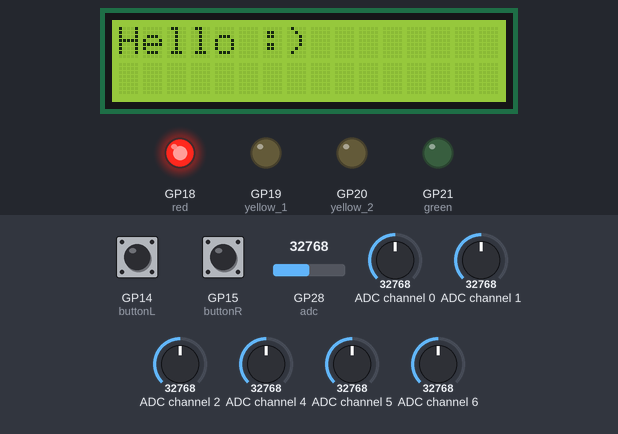
Recording of a program running on a simulated Raspberry Pi Pico running MicroPython. Parts: 16×2 character LCD, output pins drawn as LEDs (lit = HIGH). The inputs (shaded band) are chosen by the test bench; at power-on: GP28 (adc) = 32768, GP14 (buttonL) HIGH, GP15 (buttonR) HIGH, ADC channel 0 = 32768, ADC channel 1 = 32768, ADC channel 2 = 32768, ADC channel 4 = 32768, ADC channel 5 = 32768, ADC channel 6 = 32768 (analog values on the 0–65535 scale). Pins used as bus, display or sensor lines are not drawn; what the program prints to the serial console is not drawn.

Above: at 3.2 s.
3.3 s: GP28 (adc) set to 46560
4.8 s: GP28 (adc) set to 48544
At 6.0 s:
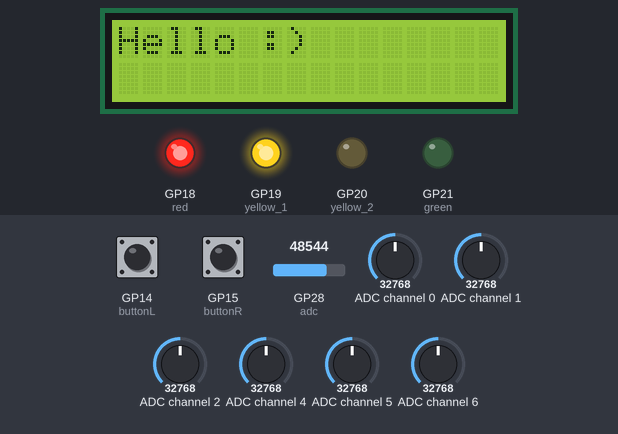
6.3 s: GP28 (adc) set to 51088
7.8 s: GP28 (adc) set to 52352
At 8.6 s:
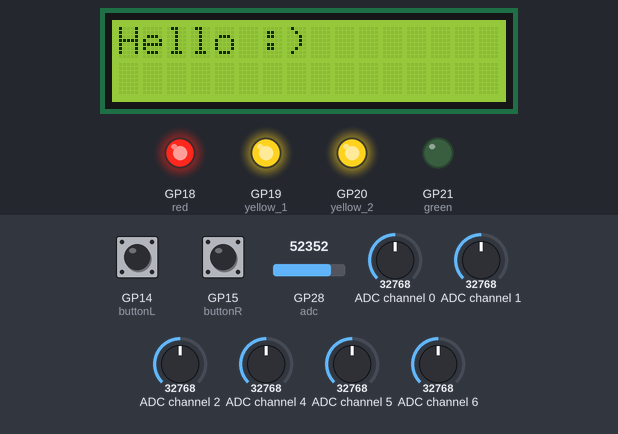
Timing chart, 0 to 10.8 s (numbered marks = the images above; inputs shaded):
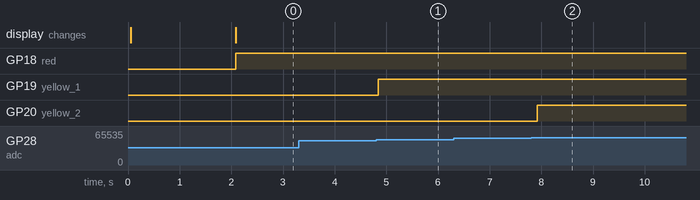

Measured:
- the behaviour switches between 47648 and 47664 on GP28 (adc) (found by bisection; images 0 and 1)
- the behaviour switches between 51616 and 51632 on GP28 (adc) (found by bisection; images 1 and 2)
- after the input at 3.3 s, every drawn part: stays the same
- after the input at 4.8 s, GP19 (yellow_1): LOW → HIGH after 0.05 s
- after the input at 6.3 s, every drawn part: stays the same
- after the input at 7.8 s, GP20 (yellow_2): LOW → HIGH after 0.12 s

The program:

main.py
```python
from machine import Pin, I2C, ADC, UART
from DIYables_MicroPython_LCD_I2C import LCD_I2C
import time
import ads1x15
import struct

# ---- COMMUNICATION MODE ----
USE_WIFI = False  # True = WiFi, False = HC-12
# ----------------------------

START = 0xAA
END = 0x55

i2c0 = I2C(1, scl=Pin(3), sda=Pin(2), freq=400000)
i2c1 = I2C(0, scl=Pin(5), sda=Pin(4), freq=400000)

I2C_ADDR = 0x27
LCD_ROWS = 2
LCD_COLS = 16

lcd = LCD_I2C(i2c0, I2C_ADDR, LCD_ROWS, LCD_COLS)

ads0 = ads1x15.ADS1115(i2c1, 0x48)
ads1 = ads1x15.ADS1115(i2c1, 0x49)

red = Pin(18, Pin.OUT)
yellow_1 = Pin(19, Pin.OUT)
yellow_2 = Pin(20, Pin.OUT)
green = Pin(21, Pin.OUT)

if USE_WIFI:
    import network
    import socket
    SSID = "theseus"
    PASSWORD = "12345678"
    IP = "###.###.#.#" #replace
    PORT = 5005
    wifi = network.WLAN(network.STA_IF)
    wifi.active(True)
    sock = socket.socket(socket.AF_INET, socket.SOCK_DGRAM)
else:
    hc12 = UART(0, baudrate=9600, tx=Pin(16), rx=Pin(17))

time.sleep(2)

lcd.print("Hello :)")

red(1)
yellow_1(1)
yellow_2(1)
green(1)

row_pins = [Pin(p, Pin.IN, Pin.PULL_DOWN) for p in (6,7,8,9)]
col_pins = [Pin(p, Pin.OUT) for p in (10,11,12,13)]

adc = ADC(Pin(28))

key_map = (
    (1,4,7,"*"),
    (2,5,8,"0"),
    (3,6,9,"#"),
    ("A","B","C","D")
)

key_to_bit = {
    1:0, 2:1, 3:2,
    4:3, 5:4, 6:5,
    7:6, 8:7, 9:8,
    "0":9, "*":10, "#":11,
    "A":12, "B":13, "C":14, "D":15
}

buttonL = Pin(14, Pin.IN, Pin.PULL_UP)
buttonR = Pin(15, Pin.IN, Pin.PULL_UP)

red(0)
yellow_1(0)
yellow_2(0)
green(0)

def scan_keypad():
    for c, col in enumerate(col_pins):
        col.on()
        for r, row in enumerate(row_pins):
            if row.value():
                col.off()
                return key_map[r][c]
        col.off()
    return None

def read_voltage(adc, ch):
    raw = adc.read(4, ch)
    return adc.raw_to_v(raw)

def voltage_to_byte(v):
    v = max(0, min(3.3, v))
    return int(v / 3.3 * 255)

def map_value(x, in_min, in_max, out_min, out_max):
    return (x - in_min) * (out_max - out_min) / (in_max - in_min) + out_min

def connect_wifi():
    if wifi.isconnected():
        return True
    print("Connecting wifi...")
    lcd.clear()
    lcd.print("Connecting wifi...")
    try:
        wifi.disconnect()
    except:
        pass
    time.sleep(2)
    wifi.connect(SSID, PASSWORD)
    timeout = 20
    while not wifi.isconnected() and timeout > 0:
        time.sleep(1)
        timeout -= 1
    if wifi.isconnected():
        lcd.clear()
        lcd.print("Connected")
        return True
    else:
        lcd.clear()
        lcd.print("Failed")
        return False

def rssi_to_bars(rssi):
    if rssi >= -50: return 8
    elif rssi >= -55: return 7
    elif rssi >= -60: return 6
    elif rssi >= -65: return 5
    elif rssi >= -70: return 4
    elif rssi >= -75: return 3
    elif rssi >= -80: return 2
    else: return 1

def show_signal(rssi):
    lcd.clear()
    bars = rssi_to_bars(rssi)
    lcd.set_cursor(0, 0)
    lcd.print("{:4d}dB".format(rssi))
    for i in range(8):
        lcd.set_cursor(8 + i, 0)
        lcd.print(chr(signal_top[bars - 1][i]))
    for i in range(8):
        lcd.set_cursor(8 + i, 1)
        lcd.print(chr(signal_bot[bars - 1][i]))

signal = 0
last_key = None

p0 = [0b00000]*8
p20 = [0,0,0,0,0,0,0b11111,0b11111]
p40 = [0,0,0,0,0b11111,0b11111,0b11111,0b11111]
p60 = [0,0,0b11111,0b11111,0b11111,0b11111,0b11111,0b11111]
p80 = [0b11111]*8

lcd.custom_char(0, p0)
lcd.custom_char(1, p20)
lcd.custom_char(2, p40)
lcd.custom_char(3, p60)
lcd.custom_char(4, p80)

signal_bot = [
    [1,0,0,0,0,0,0,0],
    [1,2,0,0,0,0,0,0],
    [1,2,3,0,0,0,0,0],
    [1,2,3,4,0,0,0,0],
    [1,2,3,4,4,0,0,0],
    [1,2,3,4,4,4,0,0],
    [1,2,3,4,4,4,4,0],
    [1,2,3,4,4,4,4,4],
]

signal_top = [
    [0,0,0,0,0,0,0,0],
    [0,0,0,0,0,0,0,0],
    [0,0,0,0,0,0,0,0],
    [0,0,0,0,0,0,0,0],
    [0,0,0,0,1,0,0,0],
    [0,0,0,0,1,2,0,0],
    [0,0,0,0,1,2,3,0],
    [0,0,0,0,1,2,3,4],
]

if USE_WIFI:
    while not connect_wifi():
        time.sleep(2)

last_key = None

while True:

    adc_value = adc.read_u16() >> 4
    voltage = map_value(adc_value, 0, 4095, 0, 3.3)

    if voltage > 2.8:
        red.on(); yellow_1.on(); yellow_2.on(); green.on()
    elif 2.8 >= voltage > 2.6:
        red.on(); yellow_1.on(); yellow_2.on(); green.off()
    elif 2.6 >= voltage > 2.4:
        red.on(); yellow_1.on(); yellow_2.off(); green.off()
    else:
        red.on(); yellow_1.off(); yellow_2.off(); green.off()

    if USE_WIFI and not wifi.isconnected():
        lcd.clear()
        lcd.print("Signal lost")
        while not connect_wifi():
            time.sleep(2)
        continue

    v0 = read_voltage(ads0, 0)
    v1 = read_voltage(ads0, 1)
    v2 = read_voltage(ads0, 2)
    v3 = read_voltage(ads1, 0)
    v4 = read_voltage(ads1, 1)
    v5 = read_voltage(ads1, 2)

    j1a0 = voltage_to_byte(v0)
    j1a1 = voltage_to_byte(v1)
    j1a2 = voltage_to_byte(v2)
    j2a0 = voltage_to_byte(v3)
    j2a1 = voltage_to_byte(v4)
    j2a2 = voltage_to_byte(v5)

    buttons = 0

    key = scan_keypad()
    if key and key != last_key:
        print("Pressed:", key)
    if key in key_to_bit:
        buttons |= (1 << key_to_bit[key])
    last_key = key

    if not buttonL.value():
        buttons |= (1 << 16)
    if not buttonR.value():
        buttons |= (1 << 17)

    btn_low  = buttons & 0xFF
    btn_mid  = (buttons >> 8) & 0xFF
    btn_high = (buttons >> 16) & 0xFF

    packet = struct.pack(
        "BBBBBBBBBBB",
        START,
        j1a0, j1a1, j1a2,
        j2a0, j2a1, j2a2,
        btn_low, btn_mid, btn_high,
        END
    )

    if USE_WIFI:
        try:
            sock.sendto(packet, (IP, PORT))
        except:
            pass
        rssi = wifi.status('rssi')
        # show_signal(rssi)  # re-enable if needed
    else:
        hc12.write(packet)
        print("Sent:", packet)

    time.sleep(0.1)
```
